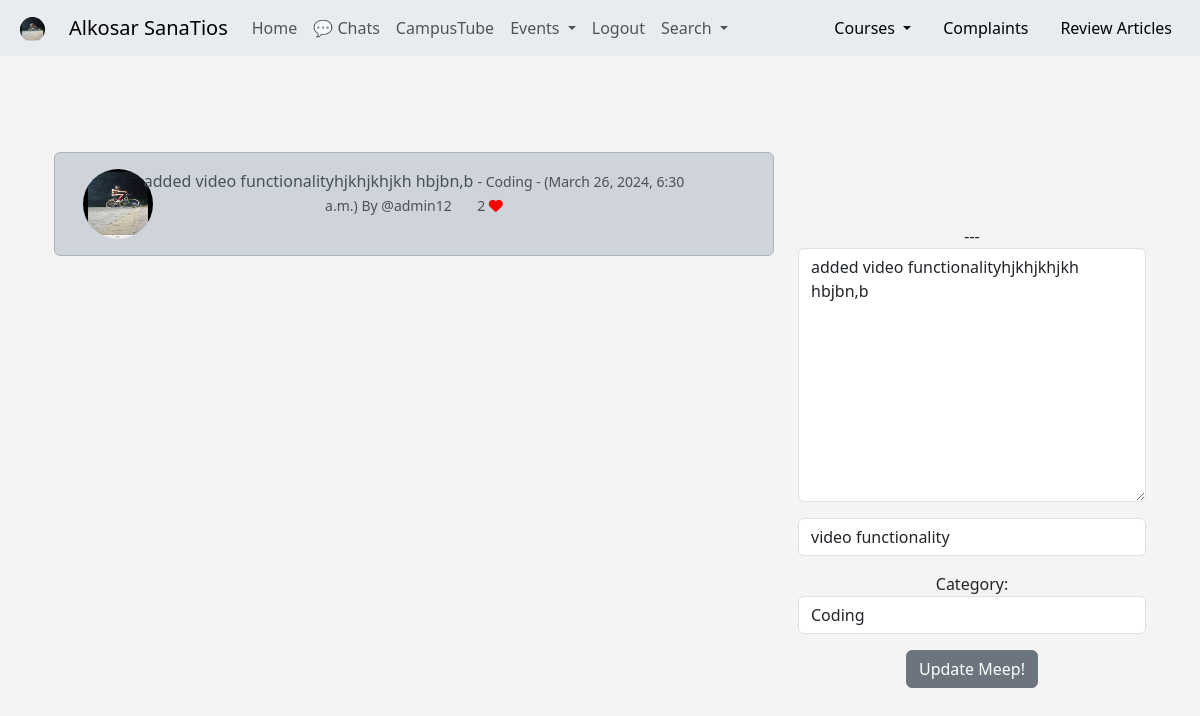
Page /edit_meep/53 (signed in) on the committed database.
### home/models.py (models this page shows, shortened)
class Profile(models.Model):
    user = models.OneToOneField(User, on_delete=models.CASCADE)
    follows = models.ManyToManyField("self",
    related_name = "followed_by",
    symmetrical= False,
    blank=True)
    date_modified = models.DateTimeField(User, auto_now = True)
    profile_image = models.ImageField(null = True, blank = True, upload_to = 'profile-images/')
    profile_bio = models.CharField(null=True, blank=True, max_length=500)
    home_address = models.CharField(max_length=300, blank=True, default="")
    relationship_status = models.CharField(max_length=80, blank=True, default="")
    education_status = models.CharField(max_length=300, blank=True, default="")
    homepage_link = models.CharField(null=True, blank=True, max_length=200)
    facebook_link = models.CharField(null=True, blank=True, max_length=200)
    instagram_link = models.CharField(null=True, blank=True, max_length=200)
    linkdin_link = models.CharField(null=True, blank=True, max_length=200)

class Meep(models.Model):
    user = models.ForeignKey(User, related_name= "meeps",on_delete= models.DO_NOTHING)
    body = RichTextField(blank=True, null = True)
    created_at = models.DateTimeField(auto_now_add = True)
    likes = models.ManyToManyField(User, related_name = "meep_like", blank = True)
    category = models.CharField(max_length= 255, default='Entertainment')
    title = models.CharField(max_length=255, default = 'No Title')
    attachment = models.FileField(upload_to='feed_attachments/', blank=True, null=True)
    def number_of_likes(self):
        return self.likes.count()

### home/views.py (the view)
# urls.py: path('edit_meep/<int:pk>', views.edit_meep, name = 'edit_meep'),
def edit_meep(request,pk):
    if request.user.is_authenticated:
        meep = get_object_or_404(Meep, id=pk)
        if request.user.username == meep.user.username:
            form = MeepForm(request.POST or None, instance=meep)
            if request.method == "POST":
                if form.is_valid():
                    meep = form.save(commit= False)
                    meep.user = request.user
                    meep.save()
                    messages.success(request, 'Your Meep Has Been Updated....!')
                    return redirect("home")
            else:
                return render (request, 'home/edit_meep.html', {"form": form, 'meep' : meep})
                return redirect(request.META.get("HTTP_REFERER"))
        else:
            messages.success(request, "You Don't Own That Meep....!")
            return redirect('home')
    else:
        messages.success(request, 'Please Login To Continue....!')
        return redirect("home")

### home/forms.py
class MeepForm(forms.ModelForm):
    body = forms.CharField(required=True,widget =forms.widgets.Textarea(attrs ={"placeholder" : "Enter Your Meep!", "class" : "form-control"} ),label="",)
    title = forms.CharField(required=True,label = '', widget =forms.widgets.TextInput (attrs ={"placeholder" : "Enter Meep-Title!", "class" : "form-control"} ),)
    class Meta:
        model = Meep
        fields = ('body', 'title', 'category')
        exclude = ("user", "likes", )
        widgets= {
    'category' :forms.Select(choices=choice_list, attrs={'class': 'form-control'})}

### home/templates/home/edit_meep.html (shortened to what this page needs)
{% extends 'home/base.html' %}
{% load static %}
{% block content %}
<br><br><br>
<div class="container text-center">
    <div class="row">
        <div class="col-8">
            <div class="alert alert-dark" role="alert">
                <div class="container">
                    <div class="row">
                        <div class="col-1">
                            {% if meep.user.profile.profile_image %}
                            <img src="{{ meep.user.profile.profile_image.url }}" width="70" height="70"
                                alt="{{ profile.user.username }}" class="rounded-circle">
                            {% else %}
                            <img src=" {% static 'images/3rd.jpg' %} " width="70" height="70" class="rounded-circle"
                                alt="{{ profile.user.username }}">
                            {% endif %}
                        </div>
                        <div class="col-10">
                            {{ meep.body }}
                                <small class="text-muted">
                                    - {{ meep.category }} -
                                    ({{ meep.created_at }}) By
                                    @{{ meep.user.username }}
                                     {{ meep.number_of_likes }}
                            {% if user in meep.likes.all %}
                            <a href=" {% url 'meep_like' meep.id %} ">
                                <i class="fa-solid fa-heart" style="color:red"></i>
                            </a>
                            {% else %}
                            <a href=" {% url 'meep_like' meep.id %} ">
                                <i class="fa fa-heart-o" style="color:red"></i>
                            </a>
                            {% endif %}
                            </small>
                        </div><br>
                    </div>
                </div>
            </div>
        </div>
        <div class="col-4">
            <br><br><br>---
            {% if form %}
            <form method=POST>
                {{ form.as_p }}
                <button type="submit" class="btn btn-secondary">Update Meep!</button>
            </form>
            {% endif %}
        </div>
    </div>
        {% endblock content %}

### home/templates/home/navbar.html (shortened to what this page needs)
{% load static %}
<nav class="navbar navbar-expand-lg bg-body-secondary">
    <div class="container-fluid">
      {% if user.is_authenticated %}
      <ul class="navbar-nav ml-auto">
        <li class="nav-link navbar-brand">
          {% if user.profile.profile_image %}
          <a href="{% url 'profile' request.user.id %} "><img src="{{ user.profile.profile_image.url }}" class="rounded-circle" height="25" width="25" > </a>
          {% else %}
          <a href="{% url 'profile' request.user.id %} "><img src=" {% static 'images/20th.jpg' %} " width="25" height="25" class="rounded-circle"></a>
          {% endif %}
        </li>
      </ul>
      {% endif %}
      <a class="navbar-brand" href=" {% url 'campus' %} ">Alkosar SanaTios</a>
      <div class="collapse navbar-collapse" id="navbarSupportedContent">
        <ul class="navbar-nav me-auto mb-2 mb-lg-0">
          <li class="nav-item">
            <a class="nav-link" href=" {% url 'home' %} ">Home</a>
          </li>
          <li class="nav-item">
  <a class="nav-link" href="/chat/">💬 Chats</a>
</li>
          <li class="nav-item">
            <a class="nav-link" href=" {% url 'video' %} ">CampusTube</a>
          </li>
          <li class="nav-item dropdown">
            <a class="nav-link dropdown-toggle" href="#" role="button" data-bs-toggle="dropdown" aria-expanded="false">
              Events
            </a>
          </li>
            {% if user.is_authenticated %}
          <li class="nav-item">
            <a class="nav-link" href=" {% url 'logout' %} ">Logout</a>
          </li>
          {% else %}
          <li class="nav-item">
            <a class="nav-link" href=" {% url 'login' %} ">Login</a>
          </li>
          {% endif %}
          <li class="nav-item dropdown">
            <a class="nav-link dropdown-toggle" href="#" role="button" data-bs-toggle="dropdown" aria-expanded="false">
              Search
            </a>
              </li>
            </ul>
        <ul class="nav justify-content-end">
          <li class="nav-item dropdown ">
            <a class="nav-link dropdown-toggle" href="#" role="button" data-bs-toggle="dropdown" aria-expanded="false" style="color: black;">
              Courses
            </a>
          </li>
          <li class="nav-item">
            <a class="nav-link" href=" {% url 'complaint' %} " style="color: black;" >Complaints</a>
          </li>
          <li class="nav-item">
            <a class="nav-link" href=" {% url 'add-event' %}" style="color:black;" >Review Articles</a>
          </li>
        </ul>
      </div>
     </div>
</nav>

### home/templates/home/base.html (style rules this page uses)
body { background: #f4f4f4; }

### rows in the picture
Meep: user.profile.profile_image (picture), body "added video functionalityhjkhjkhjkh hbjbn,b", category "Coding", created_at "March 26, 2024, 6:30 a.m.", user.username "admin12", number_of_likes "2", title "video functionality"
